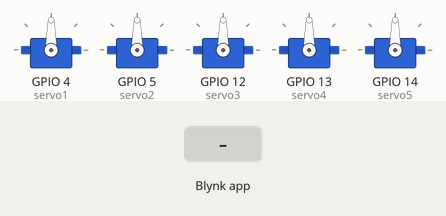
This sketch was run on a simulated ESP8266 (NodeMCU). Shown: 5 × servo. The test bench sets the inputs (shaded band). WiFi joins after 1.5 s; servers stay silent unless stated.

Above: at 5.0 s.
5.1 s: Blynk app writes 1 to V0
At 5.4 s:
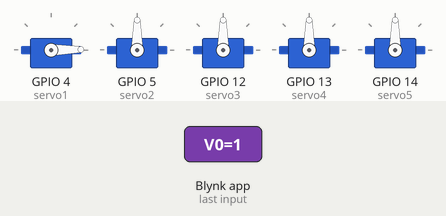
6.6 s: Blynk app writes 200 to V0
At 7.7 s:
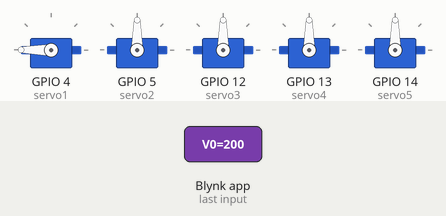
8.1 s: Blynk app writes 1 to V1
At 8.9 s:
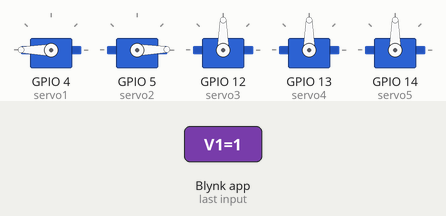
9.6 s: Blynk app writes 0 to V0
At 10.0 s:
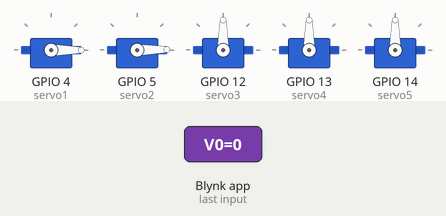
11.1 s: Blynk app writes 200 to V1
At 12.3 s:
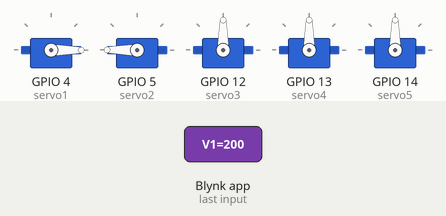
12.6 s: Blynk app writes 1 to V2
At 13.5 s:
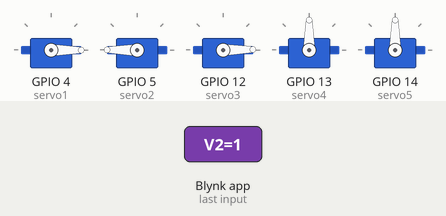
Timing chart, 0 to 15.1 s (numbered marks = the images above; inputs shaded):
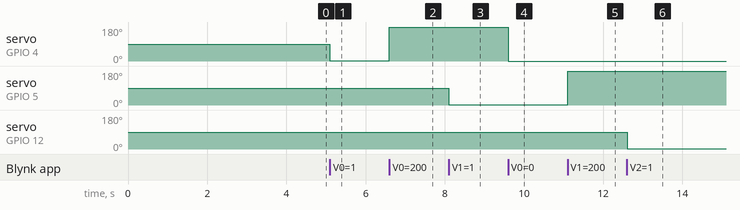

The sketch:

Contrlling_Servos.ino
```cpp
#define BLYNK_TEMPLATE_ID "TMPL3QT_kyIQe"
#define BLYNK_TEMPLATE_NAME "Contrliing multiple servos"
#define BLYNK_AUTH_TOKEN "iD27riidNIvDfIrzjuK2zKx4cXtrx9rL"

#define BLYNK_PRINT Serial
#include <ESP8266WiFi.h>
#include <BlynkSimpleEsp8266.h>
#include <Servo.h>

Servo servo1, servo2, servo3, servo4, servo5;

char auth[] = BLYNK_AUTH_TOKEN;
char ssid[] = "Technyks"; // Change to your WiFi name
char pass[] = "Oneandonly"; // Change to your WiFi password

BLYNK_WRITE(V0) {
  int s0 = param.asInt();
  servo1.write(s0);
  Blynk.virtualWrite(V5, s0);
}

BLYNK_WRITE(V1) {
  int s1 = param.asInt();
  servo2.write(s1);
  Blynk.virtualWrite(V6, s1);
}

BLYNK_WRITE(V2) {
  int s2 = param.asInt();
  servo3.write(s2);
  Blynk.virtualWrite(V7, s2);
}

BLYNK_WRITE(V3) {
  int s3 = param.asInt();
  servo4.write(s3);
  Blynk.virtualWrite(V8, s3);
}

BLYNK_WRITE(V4) {
  int s4 = param.asInt();
  servo5.write(s4);
  Blynk.virtualWrite(V9, s4);
}

void setup() {
  Serial.begin(9600);

  servo1.attach(4); // Replace 4 with your GPIO pin number
  servo2.attach(5); // Replace 5 with your GPIO pin number
  servo3.attach(12); // Replace 12 with your GPIO pin number
  servo4.attach(13); // Replace 13 with your GPIO pin number
  servo5.attach(14); // Replace 14 with your GPIO pin number

  Blynk.begin(auth, ssid, pass);
  delay(2000);
}

void loop() {
  Blynk.run();
}
```

Measured:
- after the input at 5.1 s, servo on GPIO 4 (servo1): 90° → 1° at once
- after the input at 6.6 s, servo on GPIO 4 (servo1): 1° → 180° at once
- after the input at 8.1 s, servo on GPIO 5 (servo2): 90° → 1° at once
- after the input at 9.6 s, servo on GPIO 4 (servo1): 180° → 0° at once
- after the input at 11.1 s, servo on GPIO 5 (servo2): 1° → 180° at once
- after the input at 12.6 s, servo on GPIO 12 (servo3): 90° → 1° at once
